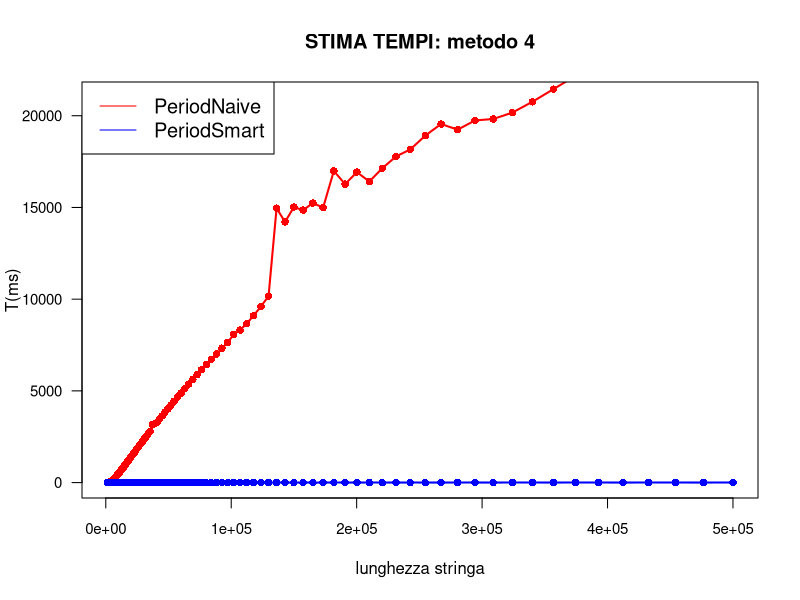

This chart was generated by the following R code: (Note: this script raises an error after producing the figure.)
nai=c(
        0.30828457037265167,
        0.35085874518051174,
        0.5706955530216647,
        0.8945487042001787,
        1.3205804749340369,
        1.9861111111111112,
        2.575835475578406,
        3.6937269372693726,
        4.542986425339366,
        6.197530864197531,
        8.016,
        9.692307692307692,
        12.525,
        14.808823529411764,
        18.685185185185187,
        23.15909090909091,
        28.97142857142857,
        35.793103448275865,
        39.26923076923077,
        45.86363636363637,
        56.05555555555556,
        58.833333333333336,
        72.92857142857143,
        84.66666666666667,
        92.54545454545455,
        106.1,
        117.22222222222223,
        133.0,
        143.85714285714286,
        162.42857142857142,
        181.66666666666666,
        200.2,
        219.8,
        242.0,
        260.75,
        285.5,
        314.0,
        343.6666666666667,
        377.3333333333333,
        412.6666666666667,
        449.3333333333333,
        488.0,
        531.0,
        575.0,
        624.0,
        673.5,
        725.5,
        785.0,
        843.5,
        908.0,
        975.0,
        1052.0,
        1121.0,
        1200.0,
        1281.0,
        1368.0,
        1468.0,
        1556.0,
        1659.0,
        1762.0,
        1877.0,
        1986.0,
        2107.0,
        2236.0,
        2380.0,
        2503.0,
        2657.0,
        2795.0,
        3154.0,
        3212.0,
        3280.0,
        3462.0,
        3635.0,
        3842.0,
        4027.0,
        4225.0,
        4439.0,
        4670.0,
        4884.0,
        5117.0,
        5372.0,
        5625.0,
        5878.0,
        6157.0,
        6425.0,
        6713.0,
        7011.0,
        7329.0,
        7639.0,
        8082.0,
        8316.0,
        8665.0,
        9103.0,
        9603.0,
        10168.0,
        14963.0,
        14212.0,
        15019.0,
        14856.0,
        15240.0,
        14990.0,
        16989.0,
        16272.0,
        16928.0,
        16413.0,
        17136.0,
        17781.0,
        18161.0,
        18919.0,
        19549.0,
        19242.0,
        19743.0,
        19824.0,
        20171.0,
        20762.0,
        21450.0,
        22180.0,
        22922.0,
        23757.0,
        24563.0,
        25308.0,
        26075.0,
        27552.0
)

n=c(1274, #caso peggiore
     1401,
     1542,
     1618,
     1698,
     1782,
     1870,
     1962,
     2059,
     2161,
     2268,
     2380,
     2497,
     2620,
     2750,
     2885,
     3028,
     3177,
     3334,
     3499,
     3671,
     3853,
     4043,
     4242,
     4452,
     4672,
     4902,
     5144,
     5398,
     5665,
     5944,
     6238,
     6545,
     6868,
     7207,
     7563,
     7937,
     8328,
     8739,
     9171,
     9623,
     10098,
     10597,
     11120,
     11669,
     12244,
     12849,
     13483,
     14148,
     14847,
     15580,
     16348,
     17155,
     18002,
     18891,
     19823,
     20801,
     21828,
     22905,
     24036,
     25222,
     26467,
     27773,
     29144,
     30582,
     32092,
     33676,
     35338,
     37082,
     38912,
     40833,
     42848,
     44963,
     47182,
     49511,
     51954,
     54518,
     57209,
     60033,
     62996,
     66105,
     69367,
     72791,
     76383,
     80153,
     84109,
     88261,
     92617,
     97188,
     101984,
     107018,
     112300,
     117842,
     123658,
     129761,
     136166,
     142886,
     149938,
     157338,
     165104,
     173252,
     181803,
     190776,
     200192,
     210072,
     220440,
     231320,
     242737,
     254717,
     267288,
     280480,
     294323,
     308849,
     324093,
     340088,
     356873,
     374486,
     392969,
     412364,
     432716,
     454072,
     476483,
     499999)

m = c(        #casi normali
        1000,
        1049,
        1101,
        1155,
        1212,
        1272,
        1335,
        1401,
        1470,
        1542,
        1618,
        1698,
        1782,
        1870,
        1962,
        2059,
        2161,
        2268,
        2380,
        2497,
        2620,
        2750,
        2885,
        3028,
        3177,
        3334,
        3499,
        3671,
        3853,
        4043,
        4242,
        4452,
        4672,
        4902,
        5144,
        5398,
        5665,
        5944,
        6238,
        6545,
        6868,
        7207,
        7563,
        7937,
        8328,
        8739,
        9171,
        9623,
        10098,
        10597,
        11120,
        11669,
        12244,
        12849,
        13483,
        14148,
        14847,
        15580,
        16348,
        17155,
        18002,
        18891,
        19823,
        20801,
        21828,
        22905,
        24036,
        25222,
        26467,
        27773,
        29144,
        30582,
        32092,
        33676,
        35338,
        37082,
        38912,
        40833,
        42848,
        44963,
        47182,
        49511,
        51954,
        54518,
        57209,
        60033,
        62996,
        66105,
        69367,
        72791,
        76383,
        80153,
        84109,
        88261,
        92617,
        97188,
        101984,
        107018,
        112300,
        117842,
        123658,
        129761,
        136166,
        142886,
        149938,
        157338,
        165104,
        173252,
        181803,
        190776,
        200192,
        210072,
        220440,
        231320,
        242737,
        254717,
        267288,
        280480,
        294323,
        308849,
        324093,
        340088,
        356873,
        374486,
        392969,
        412364,
        432716,
        454072,
        476483,
        499999
)

sm<-c(
        0.007314043548151396,
        0.00951511867757911,
        0.012204935622317597,
        0.01567417753628862,
        0.02078272604588394,
        0.02108833505382687,
        0.024880691986478427,
        0.02942559821271092,
        0.03278312700596057,
        0.037193921153345966,
        0.041718763024089354,
        0.04751958224543081,
        0.05241935483870968,
        0.05903166833755971,
        0.06801657946592377,
        0.07249420625724218,
        0.08531492371942384,
        0.17694891285133463,
        0.11841949603690997,
        0.10594834885690094,
        0.11407407407407408,
        0.17805051583066525,
        0.26115314375163057,
        0.13506949129672108,
        0.14555765595463138,
        0.15355115815309098,
        0.18861880535142264,
        0.17792392463562035,
        0.21497532718300794,
        0.42361404993652135,
        0.2663650878126663,
        0.24172905095387587,
        0.47963584091998085,
        0.35509045760908126,
        0.26995685005393744,
        0.28897228637413397,
        0.2855105533371363,
        0.3305812417437252,
        0.6581196581196581,
        0.4198825503355705,
        0.36666666666666664,
        0.37074074074074076,
        0.5452069716775599,
        0.8111831442463533,
        0.4279606669516888,
        0.41970649895178197,
        0.47150259067357514,
        0.9083484573502723,
        0.9671497584541063,
        0.5428416485900217,
        0.5083798882681564,
        0.6066666666666667,
        0.6051995163240629,
        0.6179012345679012,
        0.8614457831325302,
        1.2045728038507821,
        0.6179012345679012,
        0.6538210320052253,
        0.7024561403508772,
        1.3883495145631068,
        1.0100908173562058,
        0.8404701931150294,
        0.77,
        0.78203125,
        0.8866253321523472,
        1.0266666666666666,
        1.2945736434108528,
        1.7623239436619718,
        0.9533333333333334,
        1.255639097744361,
        1.9474708171206225,
        1.0751879699248121,
        1.378787878787879,
        2.1073684210526316,
        1.1653084982537836,
        1.2045728038507821,
        1.2813299232736572,
        2.5431472081218276,
        1.7140410958904109,
        1.2339901477832513,
        1.2496878901373283,
        1.679530201342282,
        2.579896907216495,
        1.469208211143695,
        1.3275862068965518,
        1.3258278145695364,
        1.3669849931787177,
        1.7765957446808511,
        1.9381044487427466,
        3.512280701754386,
        2.935483870967742,
        1.9343629343629343,
        3.6079136690647484,
        2.6578249336870026,
        1.9474708171206225,
        3.806083650190114,
        2.7127371273712737,
        1.9920477137176937,
        3.6937269372693726,
        3.147798742138365,
        2.141025641025641,
        4.53393665158371,
        3.64,
        2.5075,
        4.482142857142857,
        3.7916666666666665,
        2.4320388349514563,
        3.9411764705882355,
        3.653284671532847,
        2.48019801980198,
        4.422907488986784,
        4.1234567901234565,
        2.6067708333333335,
        4.9068627450980395,
        4.399122807017544,
        2.7154471544715446,
        5.352941176470588,
        4.390350877192983,
        2.8309859154929575,
        4.921568627450981,
        4.622119815668203,
        2.8739255014326646,
        5.510989010989011
)


plot1<-plot(n,nai,type = "o",xlab = "lunghezza stringa",xlim = c(1000,500000),ylab = "T(ms)",ylim = c(0,21000),
            col="red",lwd=2,main = "STIMA TEMPI: metodo 4",las = 1,pch = 16,cex.axis = 0.9)

lines(n, sm, col = "blue", type = "o",lwd=2,pch = 16)

legend("topleft", legend=c("PeriodNaive", "PeriodSmart"),
       col=c("red", "blue"), lty = 1:1, cex=1.2)

plot2<-plot(log10(n),log10(z),type = "o",las = 1,pch = 16,cex.axis = 0.9,ylab = "log y",xlab = "log x",col="red",lwd=2,ylim = c(-2,5),main = "...con assi logaritmici")
lines(log10(n),log10(y),type ="o",las = 1,pch = 16,cex.axis = 0.9,col="blue",lwd=2,ylim = c(-2.0,5))

legend("topleft", legend=c("PeriodNaive", "PeriodSmart"),
       col=c("red", "blue"), lty = 1:1, cex=1.2)

################################# distribuzioni

h0 = c(
        1:100
)

d1 = c(
        0.0,
        0.0,
        0.0,
        0.0,
        0.0,
        0.0,
        0.0,
        0.0,
        0.0,
        0.0,
        0.0,
        0.0,
        0.0,
        0.0,
        0.0,
        0.0,
        0.0,
        0.0,
        0.0,
        0.0,
        0.0,
        0.0,
        0.0,
        0.0,
        0.0,
        0.0,
        0.0,
        0.0,
        0.0,
        0.0,
        0.0,
        0.0,
        0.0,
        0.0,
        0.0,
        0.0,
        0.0,
        0.0,
        0.0,
        0.0,
        0.0,
        0.0,
        0.0,
        0.0,
        0.0,
        0.0,
        0.0,
        0.0,
        0.0,
        0.0,
        0.0,
        0.0,
        0.0,
        0.0,
        0.0,
        0.0,
        0.0,
        0.0,
        0.0,
        0.0,
        0.0,
        0.0,
        0.0,
        0.0,
        0.0,
        0.0,
        0.0,
        0.0,
        0.0,
        0.0,
        0.0,
        0.0,
        0.0,
        0.0,
        0.0,
        0.0,
        0.0,
        0.0,
        0.0,
        0.0,
        3.8158617742230905E-6,
        1.9079308871115452E-6,
        1.9079308871115452E-6,
        7.631723548446181E-6,
        1.9079308871115453E-5,
        6.296171927468099E-5,
        1.1829171500091581E-4,
        2.747420477440625E-4,
        4.788906526649979E-4,
        9.673209597655534E-4,
        0.001967076744612003,
        0.0038845472861591063,
        0.007648894926430185,
        0.015610690518346664,
        0.030437221442090483,
        0.05882150924964894,
        0.11216344099151353,
        0.19875870016484523,
        0.3010848495024116,
        0.267686519323524    
)

plotD1<-plot(h,d1,type = "o",xlab = "lunghezza periodo",ylab = "freq. rel.",
            col="green",lwd=2,main = "DISTRIBUZIONE con metodo 1",las = 1,pch = 10,cex.axis = 0.9)

d2 = c(
        0.02009137903085393,
        0.006733950131785133,
        0.00881849674889979,
        0.007969548328220031,
        0.00971787774902587,
        0.008693616075985086,
        0.010183778721053801,
        0.009580989319100138,
        0.010123739935998655,
        0.00968065370229168,
        0.009922009618213367,
        0.009798329720999767,
        0.010018071674301599,
        0.009891990225685793,
        0.01001446934719829,
        0.010199388805168139,
        0.010134546917308581,
        0.009884785571479175,
        0.010079311235057847,
        0.010233010524799021,
        0.010192184150961521,
        0.010184979496754903,
        0.010048091066829171,
        0.009961635216349763,
        0.010090118216367773,
        0.010046890291128069,
        0.010104527524781009,
        0.010133346141607479,
        0.010039685636921451,
        0.009996457711681747,
        0.009983249178969615,
        0.010111732178987627,
        0.010325470253783945,
        0.010091318992068877,
        0.010088917440666671,
        0.010156160879928433,
        0.01010933062758542,
        0.009929214272419983,
        0.010153759328526227,
        0.010152558552825125,
        0.009989253057475129,
        0.010079311235057847,
        0.010074508132253435,
        0.010078110459356745,
        0.010178975618249389,
        0.010063701150943509,
        0.010096122094873289,
        0.010087716664965567,
        0.01013814924441189,
        0.009960434440648659,
        0.009954430562143145,
        0.010263029917326593,
        0.010021674001404907,
        0.010129743814504169,
        0.010344682665001591,
        0.010133346141607479,
        0.009869175487364837,
        0.010110531403286523,
        0.010236612851902329,
        0.009990453833176233,
        0.010116535281792037,
        0.010296651636957475,
        0.009813939805114105,
        0.010272636122935417,
        0.009908801085501235,
        0.010177774842548287,
        0.010160963982732845,
        0.010240215179005637,
        0.010259427590223285,
        0.010094921319172185,
        0.010114133730389831,
        0.010157361655629537,
        0.009995256935980643,
        0.010159763207031743,
        0.010279840777142033,
        0.010141751571515199,
        0.010049291842530275,
        0.009970040646257483,
        0.010106929076183215,
        0.010200589580869241,
        0.010273836898636519,
        0.00987037626306594,
        0.010090118216367773,
        0.010079311235057847,
        0.010205392683673653,
        0.009976044524762997,
        0.010157361655629537,
        0.010150157001422919,
        0.010130944590205273,
        0.010129743814504169,
        0.010160963982732845,
        0.010293049309854165,
        0.010487574973432837,
        0.010798575880018492,
        0.011048337225847898,
        0.01095467672116187,
        0.01114800160903944,
        0.009884785571479175,
        0.006174388655071176,
        0.0        
)

plotD2<-plot(h,d2,type = "o",xlab = "lunghezza periodo",ylab = "freq. rel.",
            col="green",lwd=2,main = "DISTRIBUZIONE con metodo 2",las = 1,pch = 10,cex.axis = 0.9)
d3 = c(
        0.0,
        0.009994221072118975,
        0.009900888829792674,
        0.010288281561640193,
        0.010100338553120109,
        0.010168100318096738,
        0.010137415745277132,
        0.010203898986386278,
        0.010026184168806063,
        0.01016554327036177,
        0.010014677453998711,
        0.010271660751362906,
        0.00988426801951539,
        0.010486452761100145,
        0.00998910697664904,
        0.010150200983951968,
        0.010235862083073366,
        0.010036412359745932,
        0.010151479507819451,
        0.010182164080639057,
        0.010267825179760456,
        0.010219241272796081,
        0.010137415745277132,
        0.010040247931348383,
        0.00996737207090182,
        0.009903445877527641,
        0.009991664024384008,
        0.010162986222626805,
        0.010036412359745932,
        0.010154036555554418,
        0.010031298264275998,
        0.010050476122288252,
        0.00996737207090182,
        0.010008284834661294,
        0.010164264746494288,
        0.01021157012959118,
        0.010310016467387413,
        0.010124630506602297,
        0.010127187554337265,
        0.010344536611809469,
        0.009955865356094468,
        0.009955865356094468,
        0.0102333050353384,
        0.010187278176108991,
        0.010340701040207019,
        0.010178328509036607,
        0.010116959363397396,
        0.009815227730671276,
        0.010253761417218137,
        0.010047919074553284,
        0.01004280497908335,
        0.009941801593552149,
        0.010265268132025489,
        0.009885546543382872,
        0.00999677811985394,
        0.01023714060694085,
        0.010177049985169124,
        0.009936687498082214,
        0.010047919074553284,
        0.010244811750145752,
        0.009991664024384008,
        0.010283167466170258,
        0.010001892215323875,
        0.010083717742842823,
        0.010152758031686936,
        0.010114402315662428,
        0.01003257678814348,
        0.009934130450347247,
        0.010013398930131227,
        0.009918788163937445,
        0.010166821794229255,
        0.010100338553120109,
        0.010267825179760456,
        0.010156593603289386,
        0.01008243921897534,
        0.01023714060694085,
        0.010116959363397396,
        0.00991750964006996,
        0.009876596876310487,
        0.010111845267927461,
        0.01021157012959118,
        0.010092667409915209,
        0.009999335167588908,
        0.00992390225940738,
        0.010230747987603433,
        0.009991664024384008,
        0.010115680839529913,
        0.009920066687804928,
        0.010146365412349518,
        0.010030019740408513,
        0.01016170769875932,
        0.00999677811985394,
        0.010216684225061114,
        0.010005727786926327,
        0.010127187554337265,
        0.010109288220192494,
        0.010150200983951968,
        0.0101399727930121,
        0.010253761417218137,
        0.010147643936217001
)

plotD3<-plot(h,d3,type = "o",xlab = "lunghezza periodo",ylab = "freq. rel.",
             col="green",lwd=2,main = "DISTRIBUZIONE con metodo 3",las = 1,pch = 10,cex.axis = 0.9)
d4 = c(
        0.0,
        0.0,
        0.0,
        0.0,
        0.0,
        0.0,
        0.0,
        0.0,
        0.0,
        0.0,
        0.0,
        0.0,
        0.0,
        0.0,
        0.0,
        0.0,
        0.0,
        0.0,
        0.0,
        0.0,
        0.0,
        0.0,
        0.0,
        0.0,
        0.0,
        0.0,
        0.0,
        0.0,
        0.0,
        0.0,
        0.0,
        0.0,
        0.0,
        0.0,
        0.0,
        0.0,
        0.0,
        0.0,
        0.0,
        0.0,
        0.0,
        0.0,
        0.0,
        0.0,
        0.0,
        0.0,
        0.0,
        0.0,
        0.0,
        0.0,
        0.0,
        0.0,
        0.0,
        0.0,
        0.0,
        0.0,
        0.0,
        0.0,
        0.0,
        0.0,
        0.0,
        0.0,
        0.0,
        0.0,
        0.0,
        0.0,
        0.0,
        0.0,
        0.0,
        0.0,
        0.0,
        0.0,
        0.0,
        0.0,
        0.0,
        0.0,
        0.0,
        0.0,
        0.0,
        0.0,
        0.0,
        0.0,
        0.0,
        0.0,
        0.0,
        0.0,
        0.0,
        0.0,
        0.0,
        0.0,
        0.0,
        0.0,
        0.0,
        0.0,
        0.0,
        0.0,
        0.0,
        0.0,
        0.0,
        0.0,
        0.0,
        0.0,
        0.0,
        0.0,
        0.0,
        0.0,
        0.0,
        0.0,
        0.0,
        0.0,
        0.0,
        0.0,
        0.0,
        0.0,
        0.0,
        0.0,
        0.0,
        0.0,
        0.0,
        0.0,
        0.0,
        0.0,
        0.0,
        0.0,
        0.0,
        0.0,
        0.0,
        0.0,
        0.0,
        0.0,
        0.0,
        0.0,
        0.0,
        0.0,
        0.0,
        0.0,
        0.0,
        0.0,
        0.0,
        0.0,
        0.0,
        0.0,
        0.0,
        0.0,
        0.0,
        0.0,
        0.0,
        0.0,
        0.0,
        0.0,
        0.0,
        0.0,
        0.0,
        0.0,
        0.0,
        0.0,
        0.0,
        0.0,
        0.0,
        0.0,
        0.0,
        0.0,
        0.0,
        0.0,
        0.0,
        0.0,
        0.0,
        0.0,
        0.0,
        0.0,
        0.0,
        0.0,
        0.0,
        0.0,
        0.0,
        0.0,
        0.0,
        0.0,
        0.0,
        0.0,
        0.0,
        0.0,
        0.0,
        0.0,
        0.0,
        1.0
)

h1 = c(
        1:186
)

plotD4<-plot(h1,d4,type = "o",xlab = "lunghezza periodo",ylab = "freq. rel.",
             col="green",lwd=2,main = "DISTRIBUZIONE con metodo 4",las = 1,pch = 10,cex.axis = 0.9)
